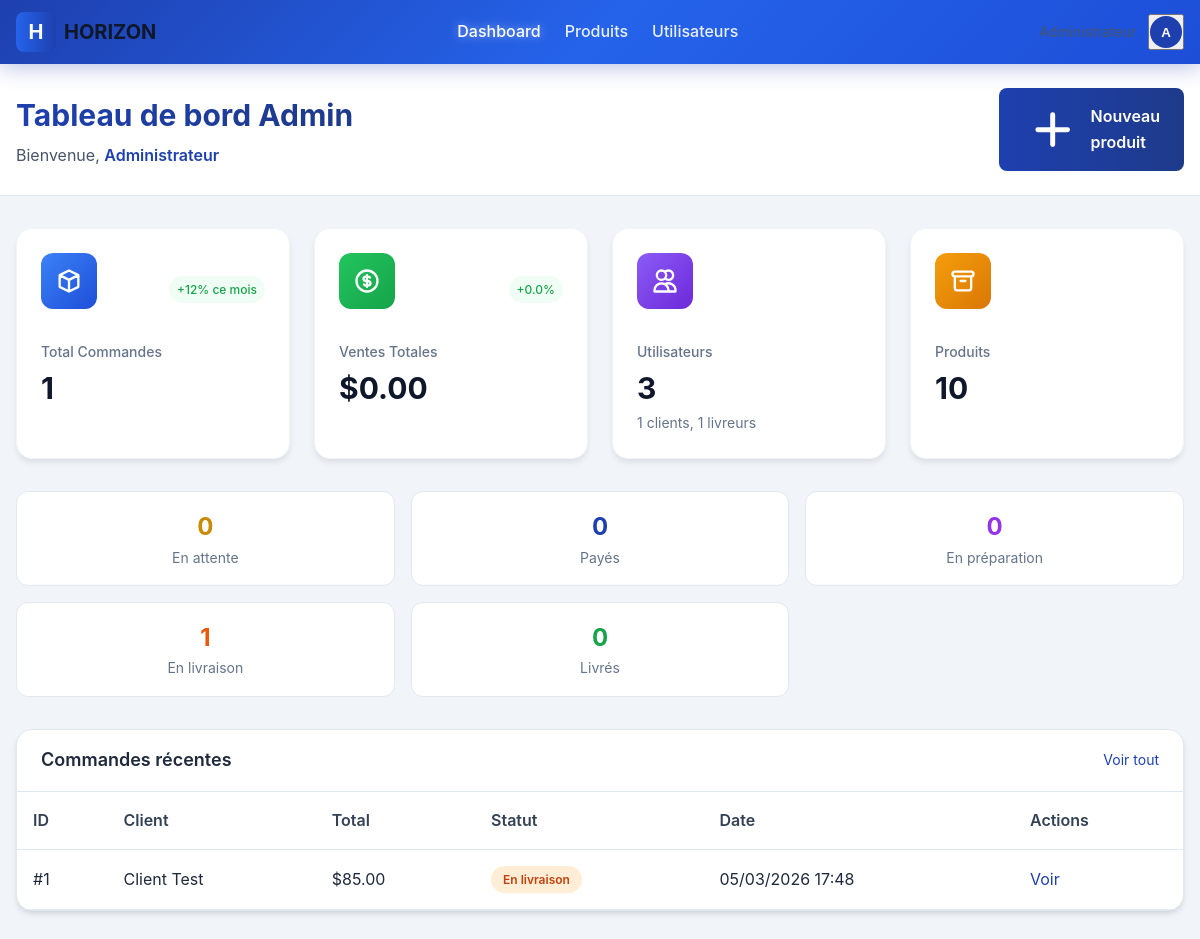
/admin/index.php (signed in), run on the app's committed database.
### tables this page shows
CREATE TABLE IF NOT EXISTS users (
    id INT AUTO_INCREMENT PRIMARY KEY,
    name VARCHAR(255) NOT NULL,
    email VARCHAR(255) NOT NULL UNIQUE,
    phone VARCHAR(50),
    password VARCHAR(255) NOT NULL,
    profile_image TEXT,
    role ENUM('client', 'admin', 'livreur') NOT NULL DEFAULT 'client',
    address TEXT,
    city VARCHAR(100),
    latitude DECIMAL(10, 8),
    longitude DECIMAL(11, 8),
    is_active TINYINT(1) DEFAULT 1,
    created_at TIMESTAMP DEFAULT CURRENT_TIMESTAMP,
    updated_at TIMESTAMP DEFAULT CURRENT_TIMESTAMP ON UPDATE CURRENT_TIMESTAMP
);

CREATE TABLE IF NOT EXISTS orders (
    id INT AUTO_INCREMENT PRIMARY KEY,
    user_id INT NOT NULL,
    customer_name VARCHAR(255) NOT NULL,
    customer_phone VARCHAR(50) NOT NULL,
    customer_address TEXT NOT NULL,
    customer_city VARCHAR(100) NOT NULL,
    customer_latitude DECIMAL(10, 8),
    customer_longitude DECIMAL(11, 8),
    total_amount DECIMAL(10, 2) NOT NULL,
    status ENUM('en_attente', 'paye', 'en_preparation', 'en_livraison', 'livre', 'annule') NOT NULL DEFAULT 'en_attente',
    delivery_person_id INT,
    created_at TIMESTAMP DEFAULT CURRENT_TIMESTAMP,
    updated_at TIMESTAMP DEFAULT CURRENT_TIMESTAMP ON UPDATE CURRENT_TIMESTAMP,
    FOREIGN KEY (user_id) REFERENCES users(id) ON DELETE CASCADE,
    FOREIGN KEY (delivery_person_id) REFERENCES users(id) ON DELETE SET NULL
);

### config/functions.php (called while the page is built, shortened)
<?php
function getCurrentUser() {
    $db = getDB();
    $stmt = $db->prepare("SELECT * FROM users WHERE id = ? AND is_active = 1");
    $stmt->execute([$_SESSION['user_id']]);
    $user = $stmt->fetch();
    return $user ?: null;
}
function requireRole($roles) {
    $user = getCurrentUser();
    return $user;
}
function getAllOrders() {
    $db = getDB();
    $stmt = $db->query("SELECT o.*, u.name as user_name, u.phone as user_phone
                        FROM orders o
                        LEFT JOIN users u ON o.user_id = u.id
                        ORDER BY o.created_at DESC");
    return $stmt->fetchAll();
}
function getOrderStats() {
    $orders = getAllOrders();
    $stats = [
        'total' => count($orders),
        'enAttente' => 0,
        'paye' => 0,
        'enPreparation' => 0,
        'enLivraison' => 0,
        'livre' => 0,
        'totalSales' => 0
    ];
    foreach ($orders as $order) {
        switch ($order['status']) {
            case 'en_livraison': $stats['enLivraison']++; break;
        }
    }
    return $stats;
}
function getUsersCount() {
    $db = getDB();
    $stmt = $db->query("SELECT role, COUNT(*) as count FROM users GROUP BY role");
    $results = $stmt->fetchAll();
    $counts = ['total' => 0, 'clients' => 0, 'livreurs' => 0];
    foreach ($results as $row) {
        $counts['total'] += $row['count'];
        if ($row['role'] == 'client') $counts['clients'] = $row['count'];
        if ($row['role'] == 'livreur') $counts['livreurs'] = $row['count'];
    }
    return $counts;
}
function getProductsCount() {
    $db = getDB();
    $stmt = $db->query("SELECT COUNT(*) as count FROM products WHERE is_active = 1");
    $result = $stmt->fetch();
    return $result['count'];
}

### admin/index.php (the view, shortened to what this page needs)
<?php
require_once '../config/functions.php';
$user = requireRole(['admin']);
$stats = getOrderStats();
$usersStats = getUsersCount();
$productsCount = getProductsCount();
$recentOrders = getAllOrders();
$currentMonthRevenue = $stats['totalSales'];
$previousMonthRevenue = $stats['totalSales'] * 0.75;
$revenueChange = $previousMonthRevenue > 0 ? (($currentMonthRevenue - $previousMonthRevenue) / $previousMonthRevenue) * 100 : 0;
$statusLabels = [
    'en_attente' => 'En attente',
    'paye' => 'Payé',
    'en_preparation' => 'En préparation',
    'en_livraison' => 'En livraison',
    'livre' => 'Livré',
    'annule' => 'Annulé',
];
?>
<!DOCTYPE html>
<html lang="fr">
<head>
    <link rel="stylesheet" href="../css/style.css">
</head>
<body>
    <header class="header">
        <div class="container">
            <div class="flex items-center justify-between" style="height: 4rem;">
                <div class="flex items-center gap-4">
                    <a href="../index.php" class="flex items-center gap-2">
                        <div class="w-10 h-10 bg-gradient-to-r from-blue-600 to-blue-800 rounded-lg flex items-center justify-center text-white font-bold text-xl">H</div>
                        <span class="text-xl font-bold text-gray-900">HORIZON</span>
                    </a>
                </div>
                <nav class="hidden md:flex items-center gap-6">
                    <a href="../index.php" class="header-nav-link active">Dashboard</a>
                    <a href="../produits.php" class="header-nav-link">Produits</a>
                    <a href="../utilisateurs.php" class="header-nav-link">Utilisateurs</a>
                </nav>
                <div class="flex items-center gap-3">
                    <span class="text-sm text-gray-600"><?= htmlspecialchars($user['name']) ?></span>
                    <div class="dropdown">
                        <button onclick="toggleDropdown()" class="flex items-center gap-2 cursor-pointer">
                            <div class="w-8 h-8 bg-blue-600 rounded-full flex items-center justify-center text-white font-semibold">
                                <?= strtoupper(substr($user['name'], 0, 1)) ?>
                            </div>
                        </button>
                    </div>
                </div>
            </div>
        </div>
    </header>
    <main class="min-h-screen bg-gray-50">
        <div class="bg-white shadow-sm border-b border-gray-200">
            <div class="container py-6">
                <div class="flex flex-col md:flex-row md:items-center md:justify-between gap-4">
                    <div>
                        <h1 class="text-3xl font-bold text-gradient">Tableau de bord Admin</h1>
                        <p class="text-gray-600 mt-1">Bienvenue, <span class="font-semibold text-blue-600"><?= htmlspecialchars($user['name']) ?></span></p>
                    </div>
                    <div class="flex items-center gap-3">
                        <a href="../produits.php?action=add" class="btn btn-primary">
                            <svg class="w-5 h-5" fill="none" stroke="currentColor" viewBox="0 0 24 24">
                                <path stroke-linecap="round" stroke-linejoin="round" stroke-width="2" d="M12 6v6m0 0v6m0-6h6m-6 0H6"></path>
                            </svg>
                            Nouveau produit
                        </a>
                    </div>
                </div>
            </div>
        </div>
        <div class="container py-8">
            <div class="grid grid-cols-1 md:grid-cols-2 lg:grid-cols-4 gap-6 mb-8">
                <div class="stat-card">
                    <div class="flex items-center justify-between mb-4">
                        <div class="stat-icon" style="background: linear-gradient(to bottom right, #3b82f6, #1d4ed8);">
                            <svg class="w-7 h-7 text-white" fill="none" stroke="currentColor" viewBox="0 0 24 24">
                                <path stroke-linecap="round" stroke-linejoin="round" stroke-width="2" d="M20 7l-8-4-8 4m16 0l-8 4m8-4v10l-8 4m0-10L4 7m8 4v10M4 7v10l8 4"></path>
                            </svg>
                        </div>
                        <span class="text-xs font-medium text-green-600 bg-green-50 px-2 py-1 rounded-full">+12% ce mois</span>
                    </div>
                    <p class="stat-label">Total Commandes</p>
                    <p class="stat-value"><?= $stats['total'] ?></p>
                </div>
                <div class="stat-card">
                    <div class="flex items-center justify-between mb-4">
                        <div class="stat-icon" style="background: linear-gradient(to bottom right, #22c55e, #16a34a);">
                        </div>
                        <span class="text-xs font-medium <?= $revenueChange >= 0 ? 'text-green-600 bg-green-50' : 'text-red-600 bg-red-50' ?> px-2 py-1 rounded-full">
                            <?= $revenueChange >= 0 ? '+' : '' ?><?= number_format($revenueChange, 1) ?>%
                        </span>
                    </div>
                    <p class="stat-label">Ventes Totales</p>
                    <p class="stat-value">$<?= number_format($stats['totalSales'], 2) ?></p>
                </div>
                <div class="stat-card">
                    <div class="flex items-center justify-between mb-4">
                        <div class="stat-icon" style="background: linear-gradient(to bottom right, #8b5cf6, #6d28d9);">
                            <svg class="w-7 h-7 text-white" fill="none" stroke="currentColor" viewBox="0 0 24 24">
                                <path stroke-linecap="round" stroke-linejoin="round" stroke-width="2" d="M12 4.354a4 4 0 110 5.292M15 21H3v-1a6 6 0 0112 0v1zm0 0h6v-1a6 6 0 00-9-5.197M13 7a4 4 0 11-8 0 4 4 0 018 0z"></path>
                            </svg>
                        </div>
                    </div>
                    <p class="stat-label">Utilisateurs</p>
                    <p class="stat-value"><?= $usersStats['total'] ?></p>
                    <p class="text-sm text-gray-500"><?= $usersStats['clients'] ?> clients, <?= $usersStats['livreurs'] ?> livreurs</p>
                </div>
                <div class="stat-card">
                    <div class="flex items-center justify-between mb-4">
                        <div class="stat-icon" style="background: linear-gradient(to bottom right, #f59e0b, #d97706);">
                            <svg class="w-7 h-7 text-white" fill="none" stroke="currentColor" viewBox="0 0 24 24">
                                <path stroke-linecap="round" stroke-linejoin="round" stroke-width="2" d="M5 8h14M5 8a2 2 0 110-4h14a2 2 0 110 4M5 8v10a2 2 0 002 2h10a2 2 0 002-2V8m-9 4h4"></path>
                            </svg>
                        </div>
                    </div>
                    <p class="stat-label">Produits</p>
                    <p class="stat-value"><?= $productsCount ?></p>
                </div>
            </div>
            <div class="grid grid-cols-2 md:grid-cols-3 lg:grid-cols-6 gap-4 mb-8">
                <div class="bg-white rounded-xl p-4 border text-center">
                    <p class="text-2xl font-bold text-yellow-600"><?= $stats['enAttente'] ?></p>
                    <p class="text-sm text-gray-500">En attente</p>
                </div>
                <div class="bg-white rounded-xl p-4 border text-center">
                    <p class="text-2xl font-bold text-blue-600"><?= $stats['paye'] ?></p>
                    <p class="text-sm text-gray-500">Payés</p>
                </div>
                <div class="bg-white rounded-xl p-4 border text-center">
                    <p class="text-2xl font-bold text-purple-600"><?= $stats['enPreparation'] ?></p>
                    <p class="text-sm text-gray-500">En préparation</p>
                </div>
                <div class="bg-white rounded-xl p-4 border text-center">
                    <p class="text-2xl font-bold text-orange-600"><?= $stats['enLivraison'] ?></p>
                    <p class="text-sm text-gray-500">En livraison</p>
                </div>
                <div class="bg-white rounded-xl p-4 border text-center">
                    <p class="text-2xl font-bold text-green-600"><?= $stats['livre'] ?></p>
                    <p class="text-sm text-gray-500">Livrés</p>
                </div>
            </div>
            <div class="card">
                <div class="card-header flex items-center justify-between">
                    <h2 class="text-lg font-semibold">Commandes récentes</h2>
                    <a href="../commandes.php" class="text-blue-600 hover:underline text-sm">Voir tout</a>
                </div>
                <div class="table-container">
                    <table class="table">
                        <thead>
                            <tr>
                                <th>ID</th>
                                <th>Client</th>
                                <th>Total</th>
                                <th>Statut</th>
                                <th>Date</th>
                                <th>Actions</th>
                            </tr>
                        </thead>
                        <tbody>
                            <?php foreach (array_slice($recentOrders, 0, 8) as $order): ?>
                                <tr>
                                    <td>#<?= $order['id'] ?></td>
                                    <td><?= htmlspecialchars($order['customer_name']) ?></td>
                                    <td>$<?= number_format($order['total_amount'], 2) ?></td>
                                    <td>
                                        <span class="status-badge status-<?= $order['status'] ?>">
                                            <?= $statusLabels[$order['status']] ?? $order['status'] ?>
                                        </span>
                                    </td>
                                    <td><?= date('d/m/Y H:i', strtotime($order['created_at'])) ?></td>
                                    <td>
                                        <a href="../commande.php?id=<?= $order['id'] ?>" class="text-blue-600 hover:underline">Voir</a>
                                    </td>
                                </tr>
                            <?php endforeach; ?>
                        </tbody>
                    </table>
                </div>
            </div>
        </div>
    </main>
</body>
</html>

### data on the page
users: name "A", name "Administrateur"
orders: delivery_person "3", id "1", customer_name "Client Test", total_amount "85.00", status "En livraison", created_at "05/03/2026 17:48"

### other printed values
$stats['total'] "1"
$revenueChange "0.0"
$stats['totalSales'] "0.00"
$productsCount "10"
$stats['enAttente'] "0"
$stats['paye'] "0"
$stats['enPreparation'] "0"
$stats['enLivraison'] "1"
$stats['livre'] "0"
